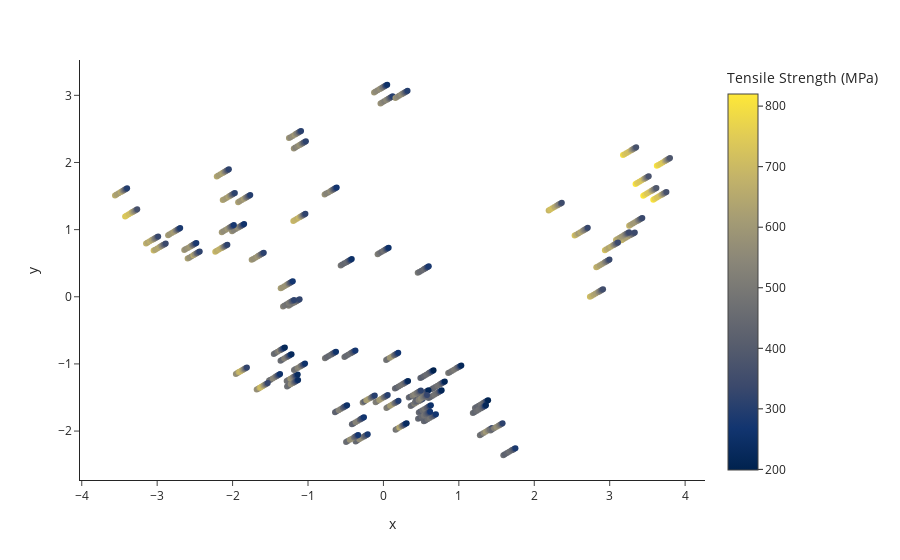

Notebook code for this chart:
### Code cell
px.scatter(
    x=pca_rs[:, 0],
    y=pca_rs[:, 1],
    color=train["tensile_strength_mpa"],
    labels={"color": "Tensile Strength (MPa)"},
    template="simple_white",
    color_continuous_scale="Cividis",
)

### Figure 1 — Plotly figure (JSON) as saved in the notebook; plotly's stock layout.template omitted (floating-point values rounded to 4 significant figures; data arrays with more than 128 entries replaced by an {"elided": "..."} marker saying what was removed)
{"data": [{"hovertemplate": "x=%{x}<br>y=%{y}<br>Tensile Strength (MPa)=%{marker.color}<extra></extra>", "legendgroup": "", "marker": {"color": {"elided": "732 int values"}, "coloraxis": "coloraxis", "symbol": "circle"}, "mode": "markers", "name": "", "orientation": "v", "showlegend": false, "type": "scatter", "x": {"elided": "732 float values"}, "xaxis": "x", "y": {"elided": "732 float values"}, "yaxis": "y"}], "layout": {"coloraxis": {"colorbar": {"title": {"text": "Tensile Strength (MPa)"}}, "colorscale": [[0, "#00224e"], [0.1111, "#123570"], [0.2222, "#3b496c"], [0.3333, "#575d6d"], [0.4444, "#707173"], [0.5556, "#8a8678"], [0.6667, "#a59c74"], [0.7778, "#c3b369"], [0.8889, "#e1cc55"], [1, "#fee838"]]}, "legend": {"tracegroupgap": 0}, "margin": {"t": 60}, "xaxis": {"anchor": "y", "domain": [0, 1], "title": {"text": "x"}}, "yaxis": {"anchor": "x", "domain": [0, 1], "title": {"text": "y"}}}}
